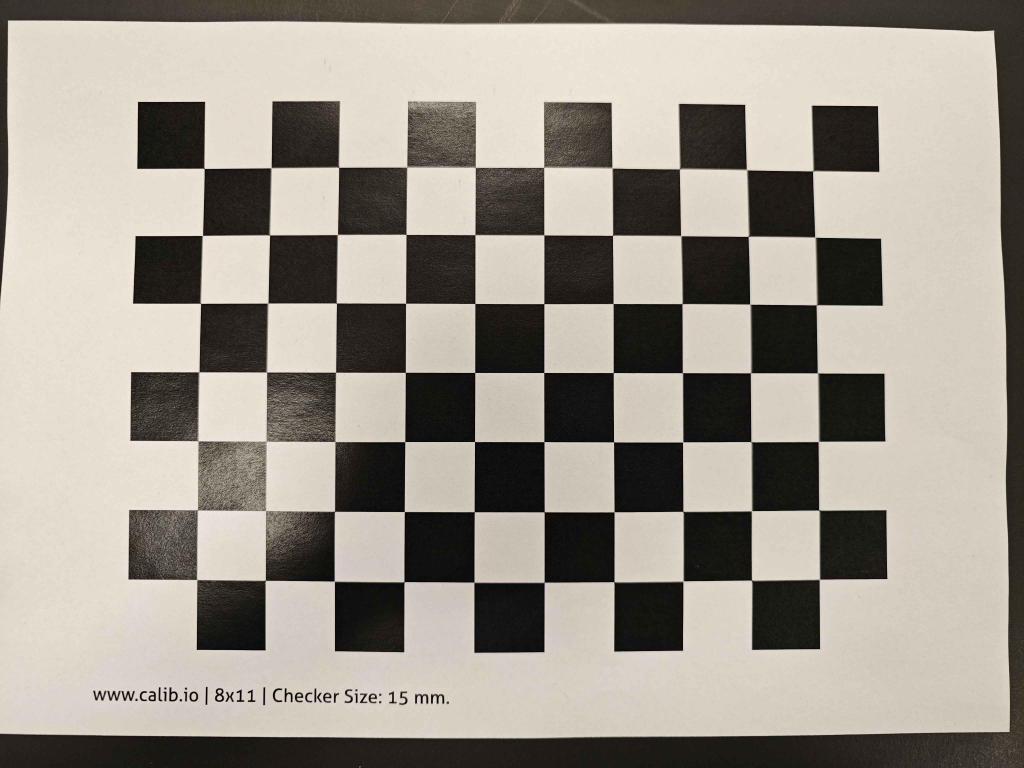
#> input picture data/checkerboard/straight_on.jpg, 4096 x 3072 px (shown at 1/4 size)
$ python ex05.py
#> lines starting #> are read from the running program, lines starting #| are printed output that depends on the picture
### utils.py
import cv2
import numpy as np
import matplotlib.pyplot as plt
import itertools as it
import sys
import importlib
from pathlib import Path

# [194 lines left out: functions box3d, Pi, PiInv, ensure_inhom, ensure_hom, projectpoints and 3 more, not called in this run]

def warpImage(im, H): # Given
    imWarp = cv2.warpPerspective(im, H, (im.shape[1], im.shape[0]))
    return imWarp

# [16 lines left out: functions CrossOp, ref2ref, not called in this run]

def essential_matrix(R, t):
    E = CrossOp(t) @ R
    return E

# [93 lines left out: functions fundamental_matrix, DrawLine, triangulate, pest, checkerboard_points, not called in this run]

### ex05.py
from scipy.optimize import least_squares
import glob
import math

from utils import *; importlib.reload(sys.modules['utils']); from utils import *
np.set_printoptions(suppress=True)

R1 = np.eye(3)
R2 = np.eye(3)
t1 = np.array([[0.], [0.], [1.]])
t2 = np.array([[0.], [0.], [20.]])
K1 = np.array([
    [700, 0, 600],
    [0, 700, 400],
    [0, 0, 1],
], dtype=float)
K2 = K1
Q = np.array([[1.], [1.], [0.]])

# E5.1

P1 = K1 @ np.column_stack((R1, t1))
P2 = K2 @ np.column_stack((R2, t2))

q1 = Pi(P1 @ PiInv(Q))
q2 = Pi(P2 @ PiInv(Q))

print(f'q1:\n{q1}')
print(f'q2:\n{q2}')

# E5.2
q1_tilde = q1 + np.array([[1], [-1]])
q2_tilde = q2 + np.array([[1], [-1]])
Q_tilde = Pi(triangulate([q1_tilde, q2_tilde], [P1, P2]))

print(f'Q_tilde: {Q_tilde}')

# E5.3
def triangulate_nonlin(q_list, P_list):
    def compute_residuals(Q):
        f = []
        for q, P in zip(q_list, P_list):
            q = ensure_inhom(q, dim=2).flatten()
            f.append(Pi(P @ PiInv(Q)) - q)

        f = np.concatenate(f, axis=0)
        return f

    assert len(q_list) == len(P_list)
    for P in P_list:
        assert P.shape == (3, 4)

    x0 = Pi(triangulate(q_list, P_list))
    res = least_squares(compute_residuals, x0)
    if not res.success:
        raise RuntimeError
    Q = res.x
    return Q

# E5.4
Q_hat = triangulate_nonlin([q1_tilde, q2_tilde], [P1, P2])

print(f'Q_hat: {Q_hat}')

print(f'Linear error: {np.linalg.norm(Q_tilde - Q.ravel())}')
print(f'Nonlinear error: {np.linalg.norm(Q_hat - Q.ravel())}')

# E5.5-5.7
im = cv2.imread('data/checkerboard/straight_on.jpg')[:, :, ::-1]
im_small = cv2.resize(im, None, fx=0.25, fy=0.25)
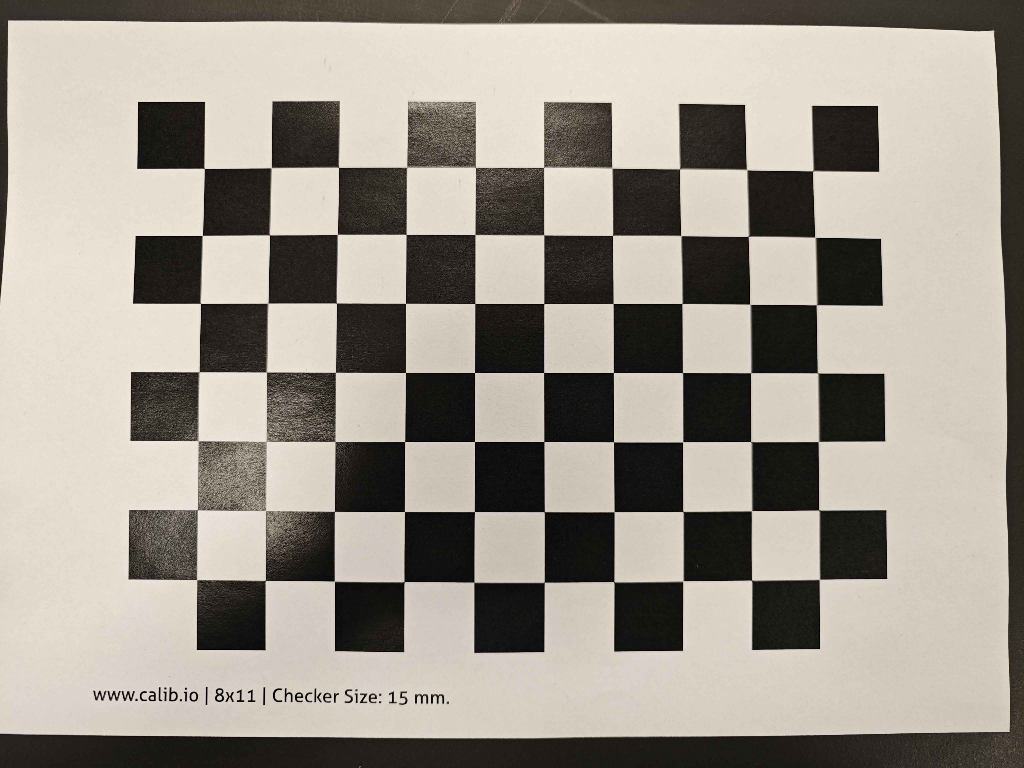
#> im_small: shape (768, 1024, 3); mean R, G, B 157.2, 150.8, 140.9
patternSize = (7, 10)
ret, corners = cv2.findChessboardCorners(im_small, patternSize, None)
#> ret = True; corners = 70 rows, first 8: [812.6, 170.9], [815, 237.2], [815.9, 305], [817.5, 373], [817.6, 441.8], [819, 509.8], [819.1, 579.1], [746.5, 170.3]

plt.imshow(im_small)
plt.plot(*corners.reshape(-1, 2).T, '.r')
plt.show()
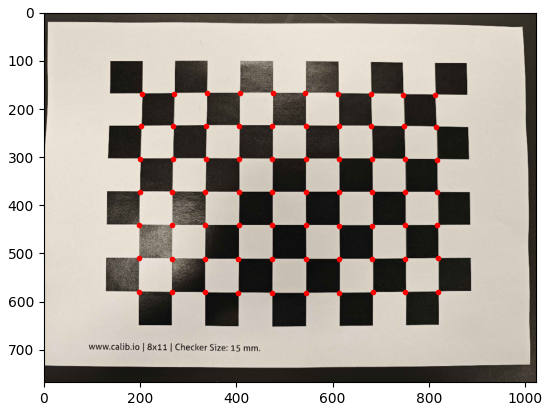
#> figure drawn by matplotlib, 1 panel

files = glob.glob('data/checkerboard/*.jpg')
cols = 4
rows = math.ceil(len(files) / cols)

fig, ax = plt.subplots(rows, cols, figsize=(16, 4 * rows))
ax = ax.flatten()

plot_idx = 0
images = []

objp = checkerboard_points(*patternSize).T.astype(np.float32)
imgpoints = []
objpoints = []

for f in files:

    im = cv2.imread(f)[:, :, ::-1]
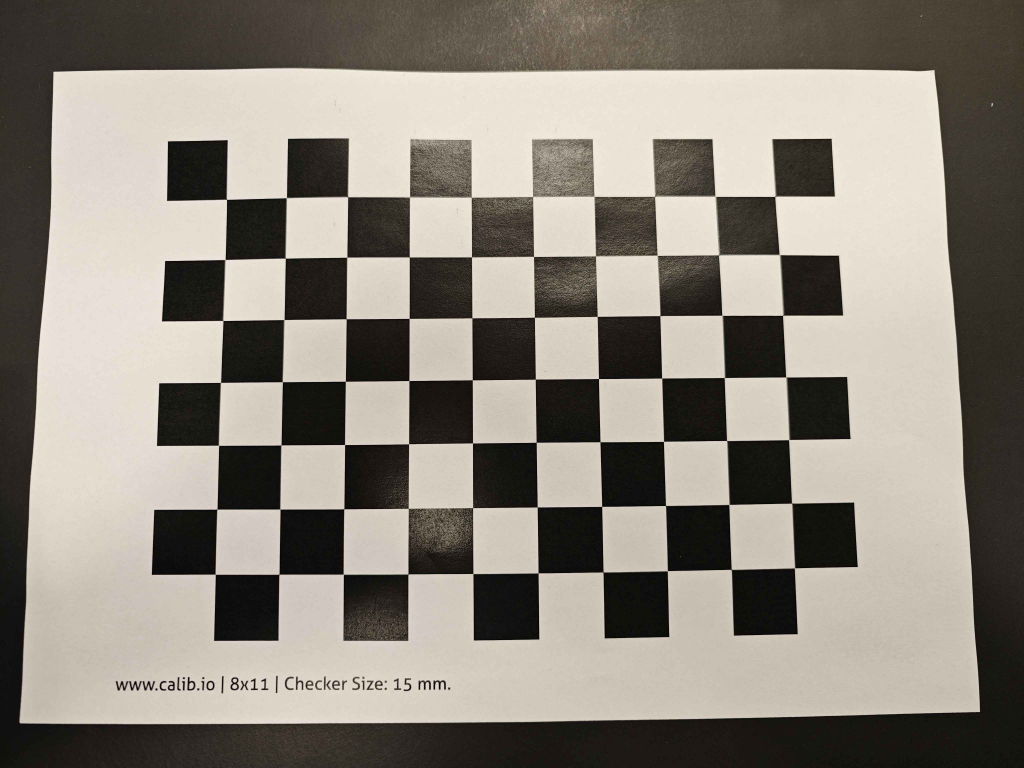
#> input picture data/checkerboard/IMG_20260306_155620_1772809489811edit.jpg, 4096 x 3072 px (shown at 1/4 size)
    # print(im.shape)
    im_small = cv2.resize(im, None, fx=0.25, fy=0.25)
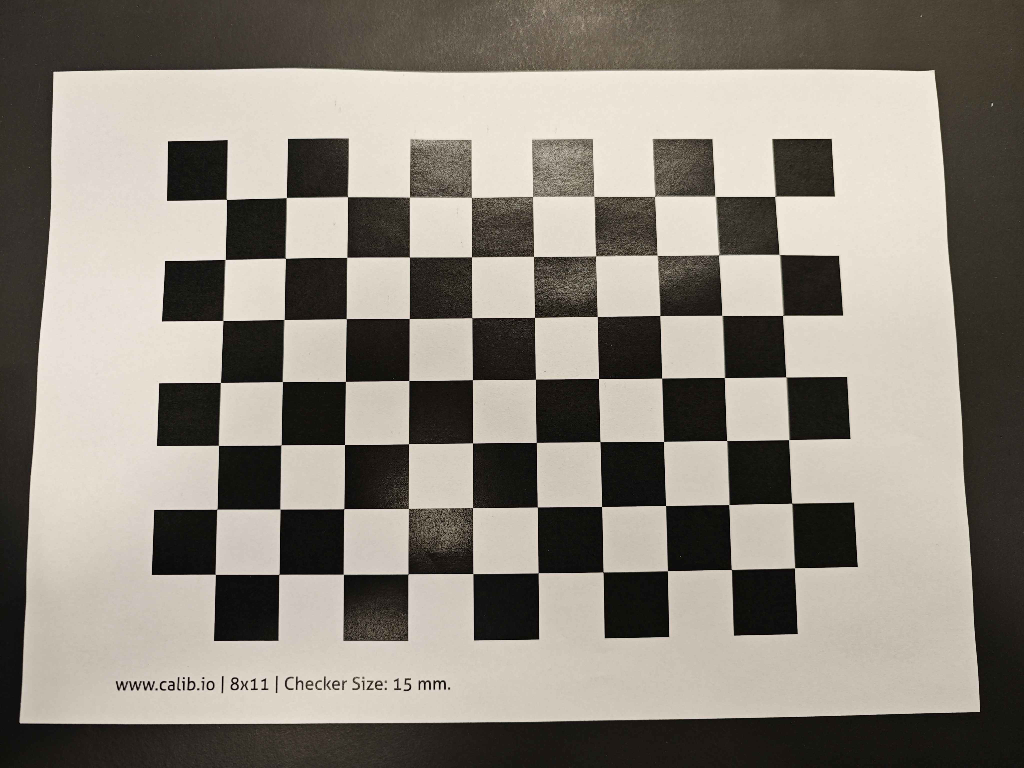
#> im_small: shape (768, 1024, 3); mean R, G, B 140.1, 133.8, 124.1

    ret, corners = cv2.findChessboardCorners(im_small, patternSize, None)
#> ret = False; corners = None

    if ret:
        images.append(im_small)
        imgpoints.append(corners)
        objpoints.append(objp)

        ax[plot_idx].imshow(im_small)
        ax[plot_idx].plot(*corners.reshape(-1, 2).T, ".r")
        ax[plot_idx].plot(*corners.reshape(-1, 2).T, "-b")
        ax[plot_idx].plot(corners[0,0,0], corners[0,0,1], marker='D', color='lime', markersize=3)
        ax[plot_idx].axis("off")

        plot_idx += 1
#> pass 2 of the loop `for f in files:`:
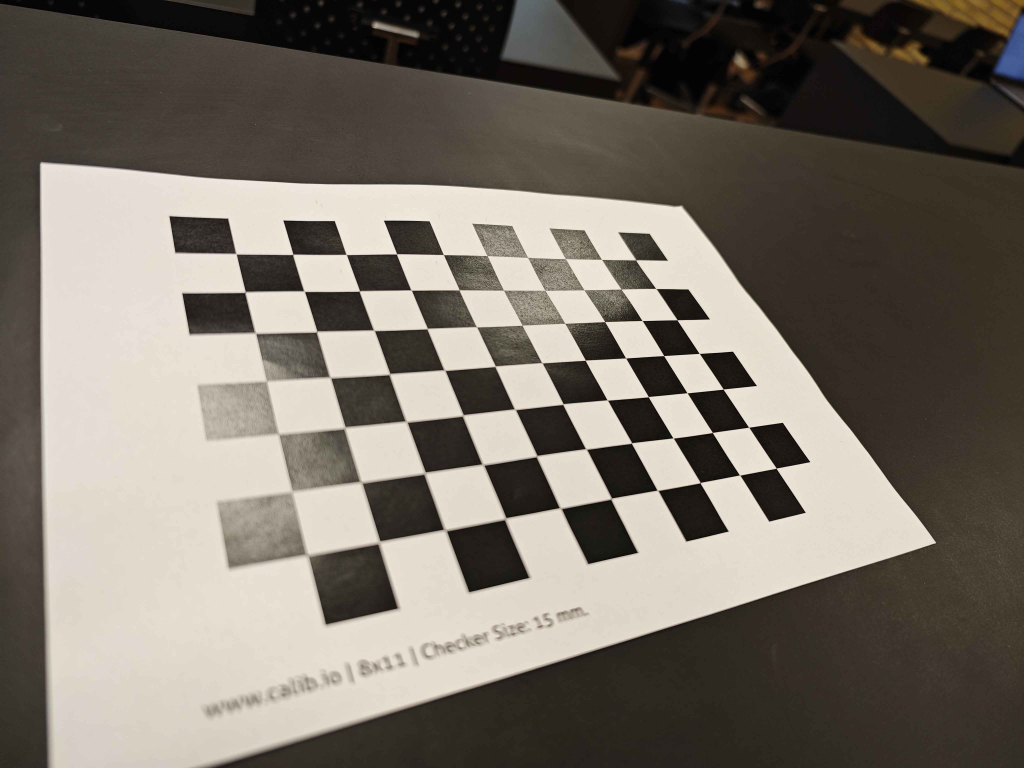
#> input picture data/checkerboard/IMG_20260306_155659.jpg, 4096 x 3072 px (shown at 1/4 size)
#> `im_small = cv2.resize(im, None, fx=0.25, fy=0.25)`:
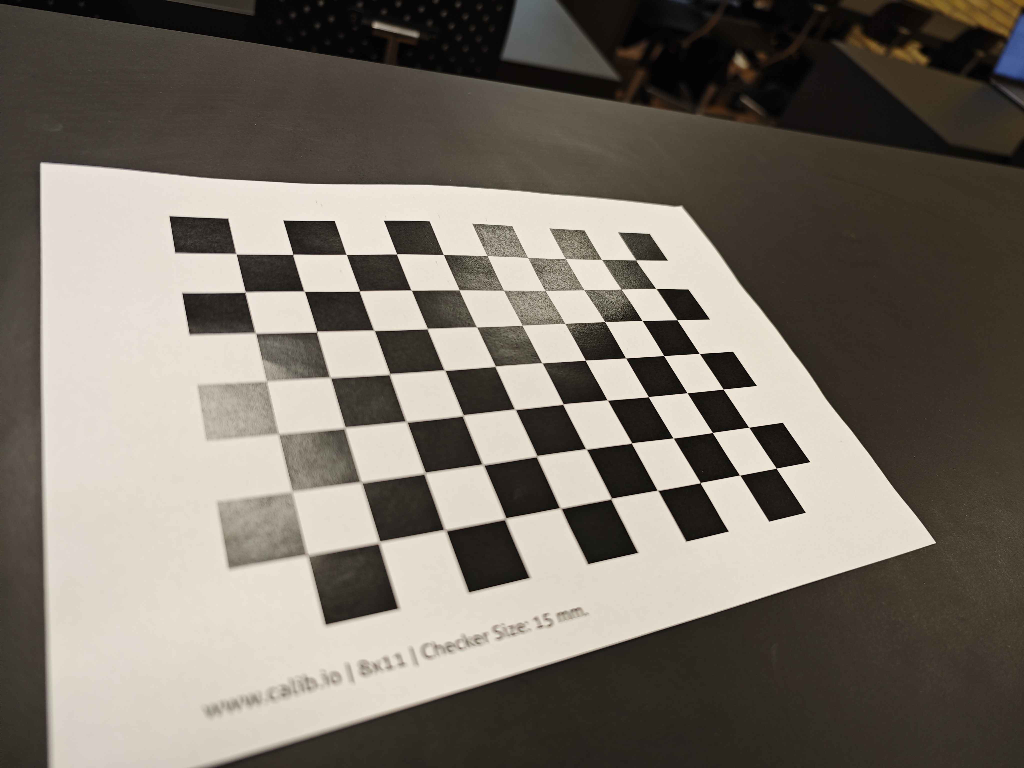
#> im_small: shape (768, 1024, 3); mean R, G, B 121.1, 114, 104.6
#> `ret, corners = cv2.findChessboardCorners(im_small, patternSize, None)`: ret = True; corners = 70 rows, first 8: [635.2, 260], [655.9, 288.5], [677.4, 319.8], [699.5, 353.6], [722.9, 388.9], [748.7, 427.4], [776.1, 468], [601.5, 259.5]
#> pass 3 of the loop `for f in files:`:
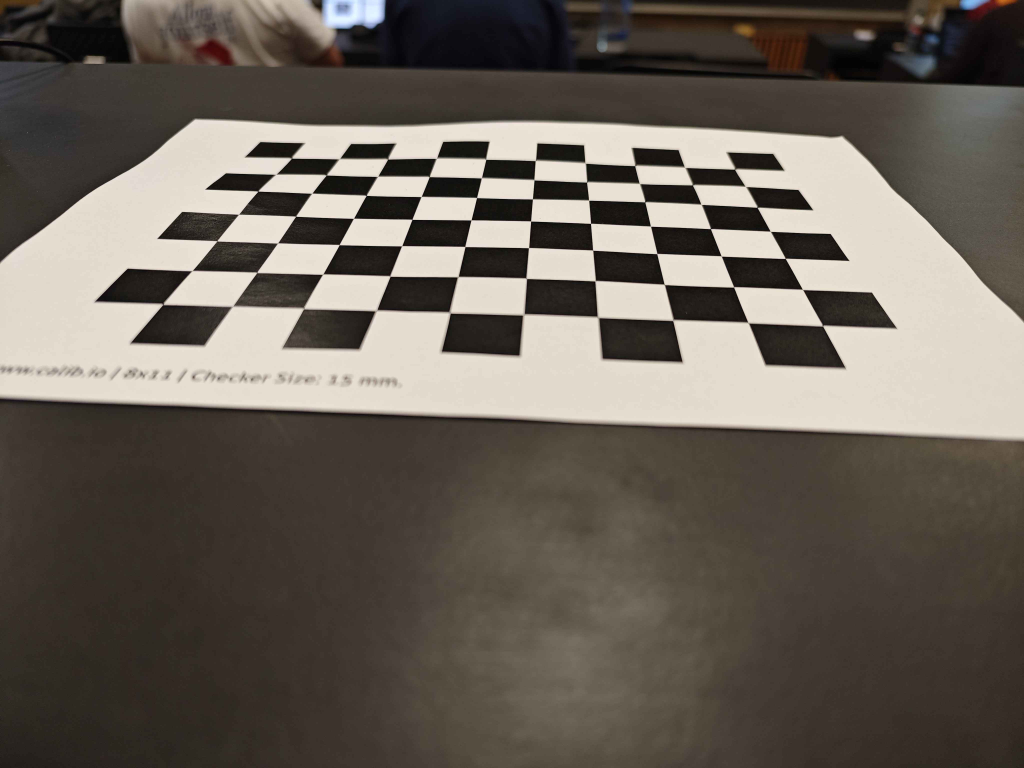
#> input picture data/checkerboard/IMG_20260306_155705.jpg, 4096 x 3072 px (shown at 1/4 size)
#> `im_small = cv2.resize(im, None, fx=0.25, fy=0.25)`:
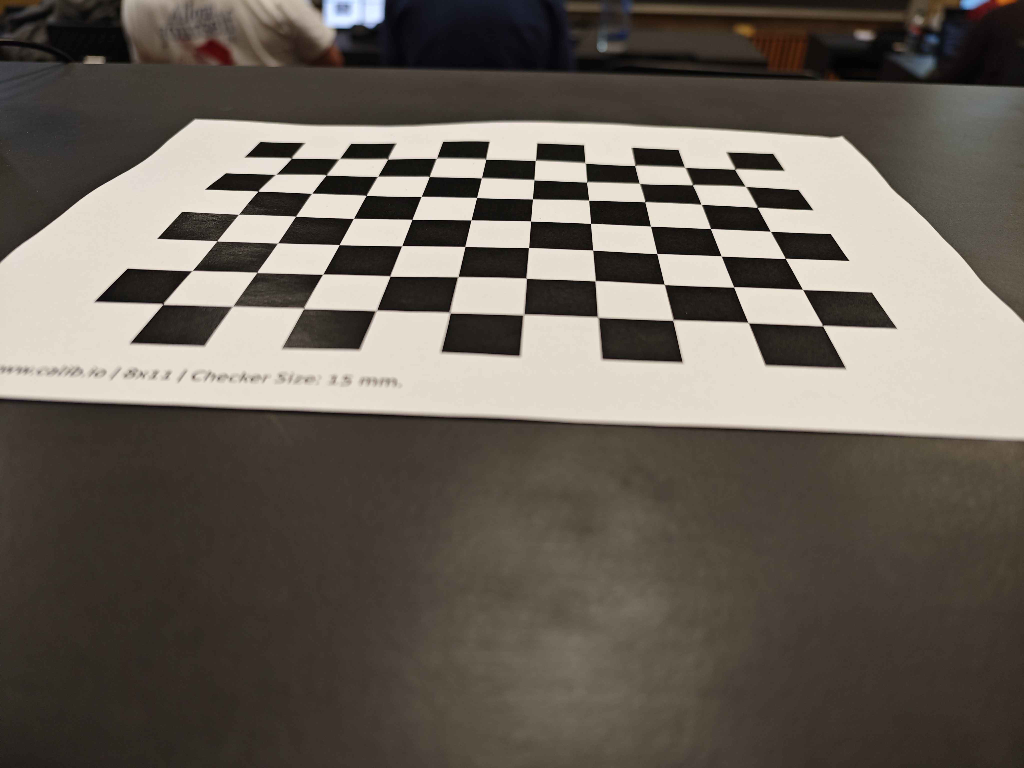
#> im_small: shape (768, 1024, 3); mean R, G, B 104.7, 97.3, 88.5
#> `ret, corners = cv2.findChessboardCorners(im_small, patternSize, None)`: corners = 70 rows, first 8: [734.5, 169.3], [745.4, 186.4], [757.1, 207.4], [770.5, 231.5], [785.1, 258.3], [802.5, 289.4], [822.4, 325.6], [684.9, 167.5]
#> the loop made 4 passes; the first 3 are shown


# hide remaining unused axes
for j in range(plot_idx, len(ax)):
    ax[j].axis("off")
#> this loop made 1 pass
#> j on pass 1: 3

plt.tight_layout()
plt.show()
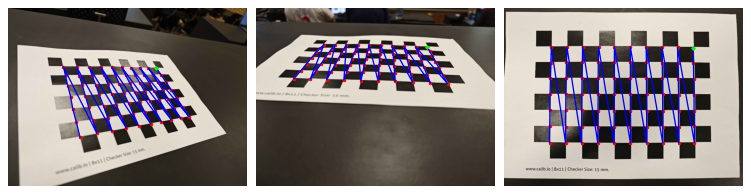
#> figure drawn by matplotlib, 3 panels

# E5.8
# CHECK THAT ORDER OF checkerboard_points MATCHES THE ORDER RETURNED BY cv2.findChessboardCorners (VERY IMPORTANT)
fig, ax = plt.subplots(1, 2)
ax[0].plot(*objp.T[:2])
ax[0].plot(*objp.T[:2, 0], '.r')
imgp = imgpoints[0].squeeze().T
ax[1].plot(*imgp)
ax[1].plot(*imgp[:, 0], '.r')
plt.show()
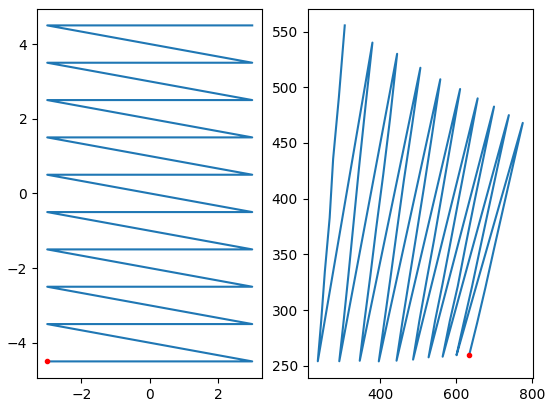
#> figure drawn by matplotlib, 2 panels

flags = cv2.CALIB_FIX_K1+cv2.CALIB_FIX_K2+cv2.CALIB_FIX_K3+cv2.CALIB_FIX_K4+cv2.CALIB_FIX_K5+cv2.CALIB_FIX_K6+cv2.CALIB_ZERO_TANGENT_DIST
# distCoeffs forced to 0 with these flags
retval, cameraMatrix, distCoeffs, rvecs, tvecs = cv2.calibrateCamera(objpoints, imgpoints, im_small.shape[:2][::-1], None, None, flags=flags)
R_list = [cv2.Rodrigues(r)[0] for r in rvecs]
print(cameraMatrix)

# E5.9
reproj =[projectpoints(cameraMatrix, r, t, o.T) for r, t, o in zip(R_list, tvecs, objpoints)]
reproj = [Pi(p) for p in reproj]
errors = [np.linalg.norm(q_pred - q.squeeze().T, axis=0).mean().item() for q_pred, q in zip(reproj, imgpoints)]

print(f'reproj errors (no distortion):\n{errors}')
print(f'total: {sum(errors)}')

cols = 4
rows = math.ceil(len(images) / cols)

fig, ax = plt.subplots(rows, cols, figsize=(16, 4 * rows))
ax = ax.flatten()

for i, (im, q_pred, q) in enumerate(zip(images, reproj, imgpoints)):
    ax[i].imshow(im)
    ax[i].plot(*q.squeeze().T, '.r')
    ax[i].plot(*q_pred, '.g')

plt.tight_layout()
plt.show()
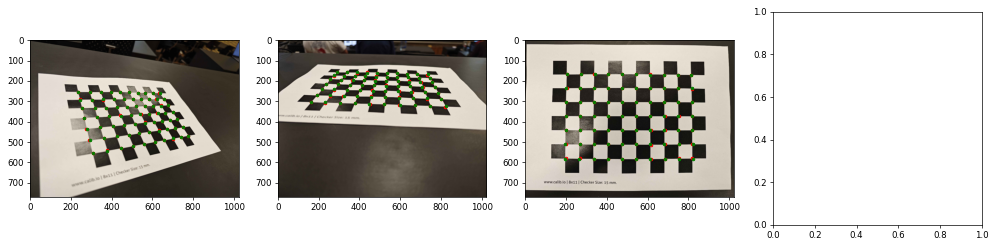
#> figure drawn by matplotlib, 3 panels

# E5.10

Q = 2*box3d() + 1

idx = 11
#> (the run stopped early here; a loop or call above may not have finished)
